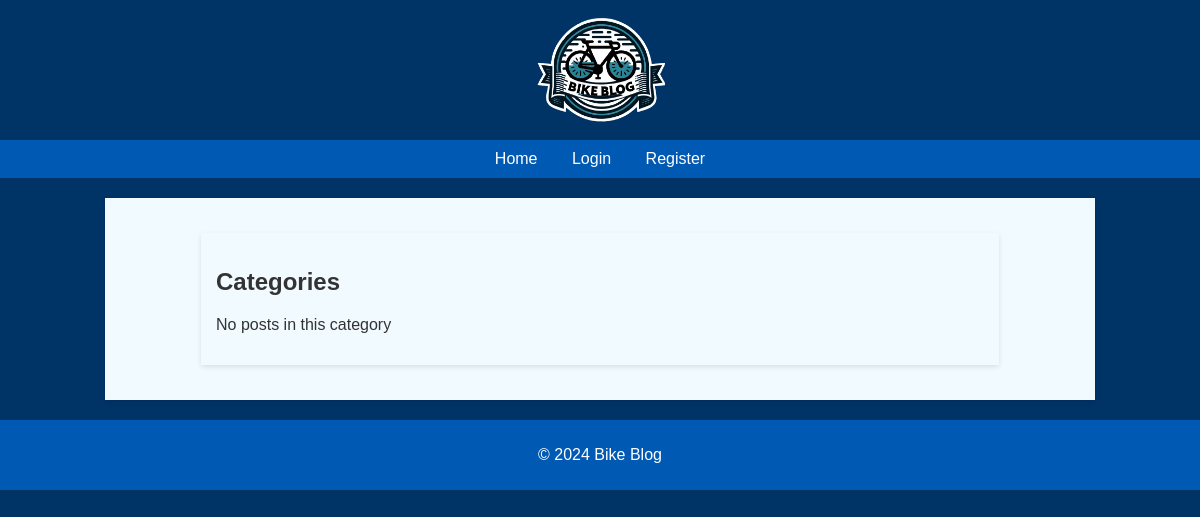
Page /category/Usterka on the earlier database version.
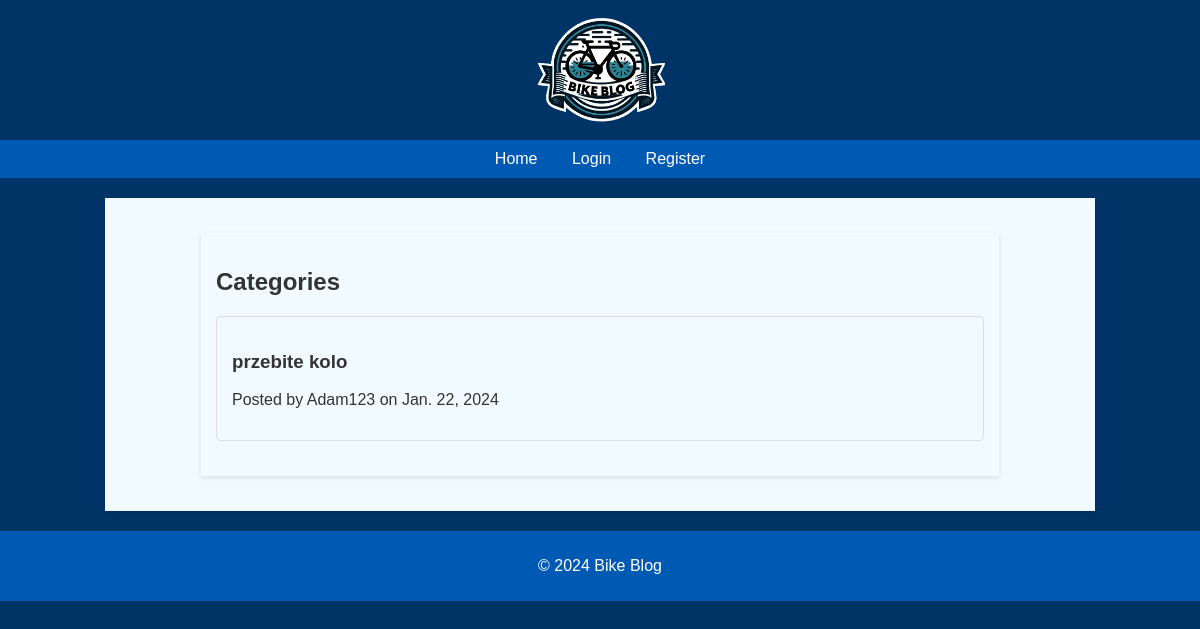
Same page on the later database version.
### theblog/models.py (models this page shows, shortened)
class Post(models.Model):
    title = models.CharField(max_length=255)
    title_tag = models.CharField(max_length=255)
    author = models.ForeignKey(User, on_delete=models.CASCADE)
    body = models.TextField()
    post_date = models.DateField(auto_now_add=True)
    category = models.CharField(max_length=255, default='uncategorized')
    image = models.ImageField(null=True, blank=True, upload_to='images/')

### theblog/views.py (the view)
# urls.py: path('category/<str:categories>',CategoryView, name = 'category'),
def CategoryView(request, categories):
    category_posts = Post.objects.filter(category = categories)
    return render(request, 'categories.html', {'categories':categories.title(), 'category_posts':category_posts})

### theblog/templates/categories.html (shortened to what this page needs)
{% extends 'base.html' %}
{% block content %}
<div class="container">
    <h2>Categories</h2>
    {% if category_posts %}
        <div class="category-posts">
            {% for post in category_posts %}
                <div class="post">
                    <h3><a href="{% url 'article-detail' post.id %}">{{ post.title }}</a></h3>
                    <p>Posted by {{ post.author }} on {{ post.post_date }}</p>
                </div>
            {% endfor %}
        </div>
    {% else %}
        <p>No posts in this category</p>
    {% endif %}
</div>
{% endblock %}

Differences in the rows shown:
added Post: title "przebite kolo", author "Adam123", post_date "Jan. 22, 2024"
Other differences:
text no longer shown: "No posts in this category"
